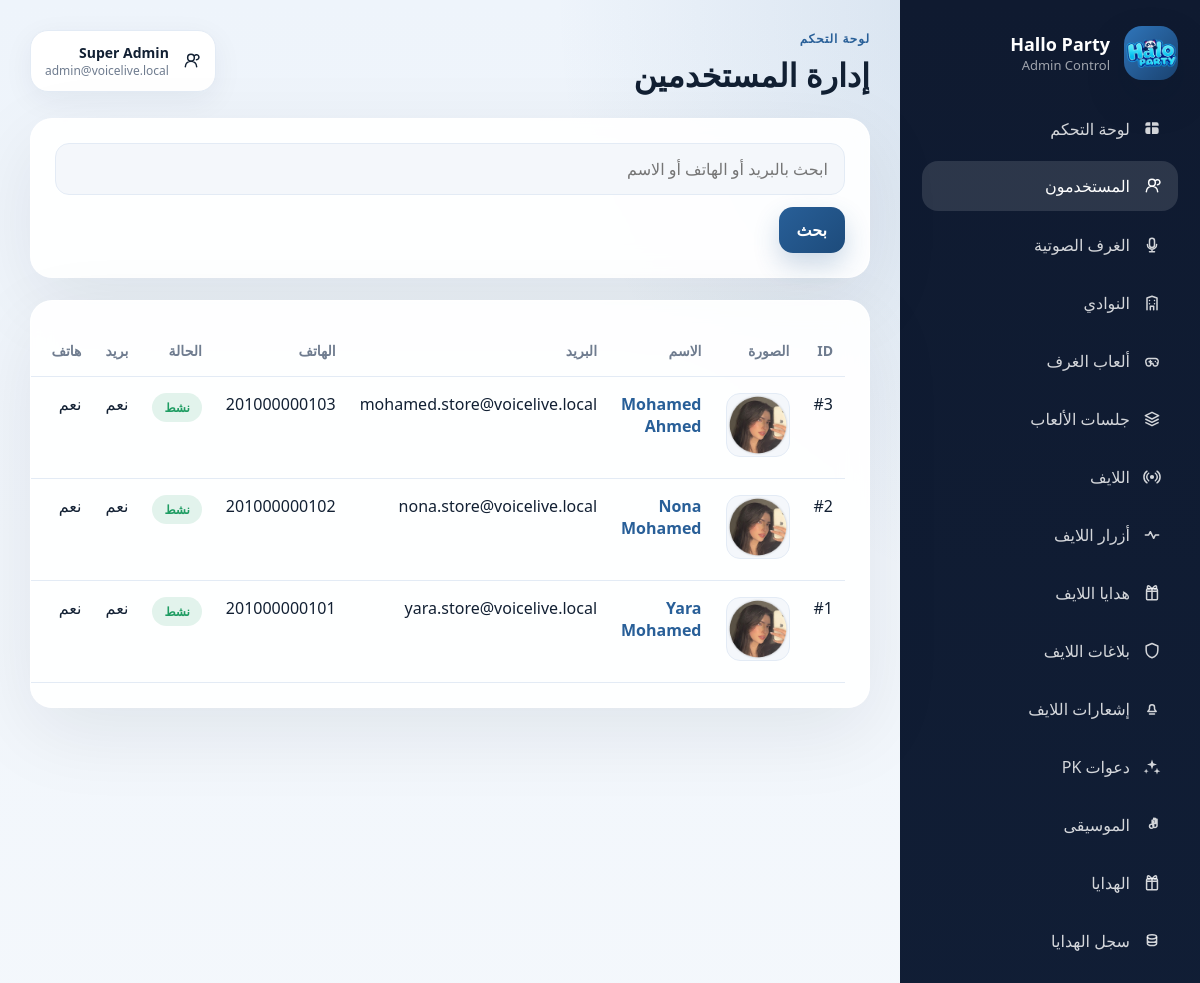
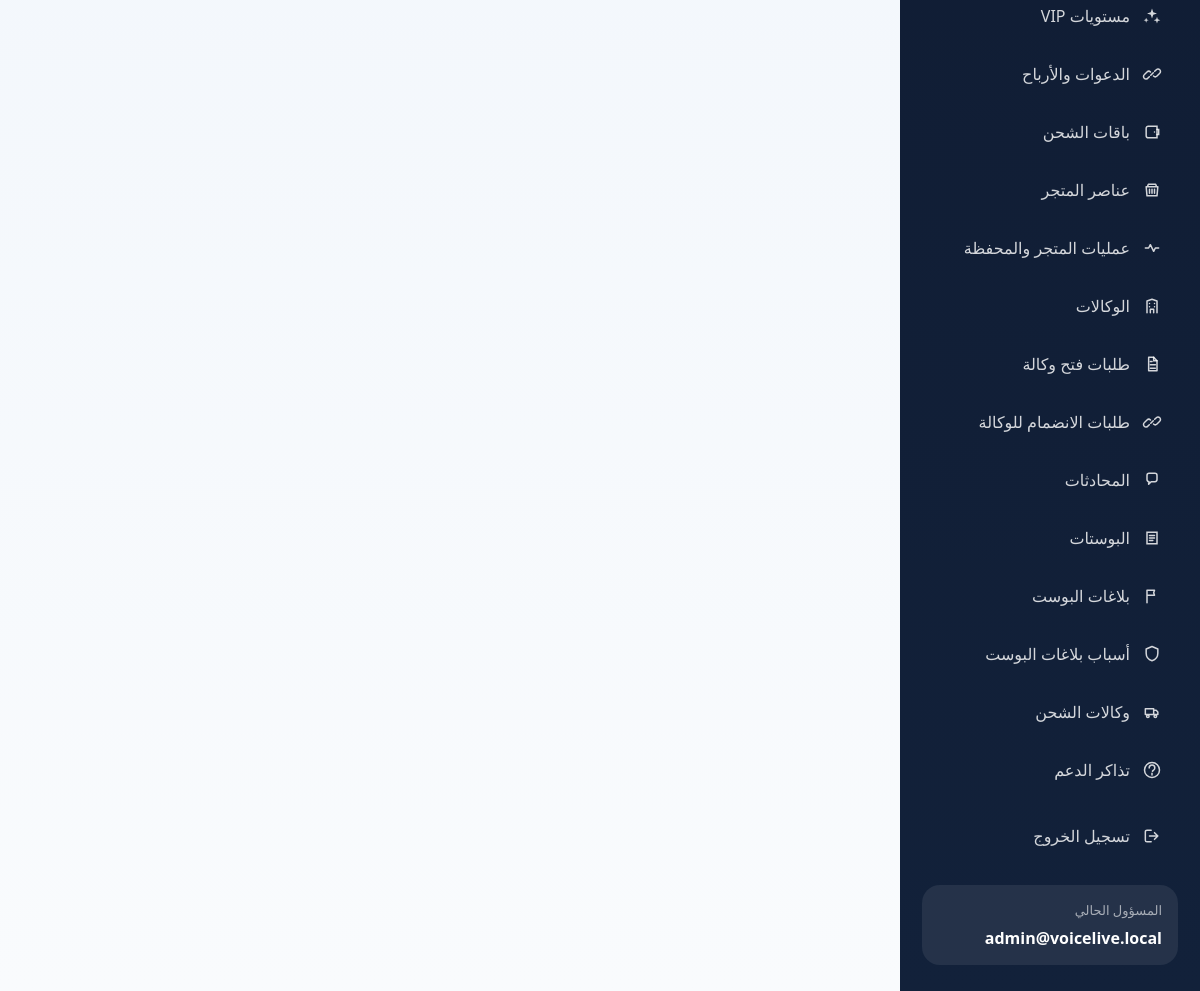
Screenshot of /backend/admin/users.php (signed in) with the database file from the repository (2 pictures, top to bottom).
### tables this page shows
CREATE TABLE IF NOT EXISTS users (
            id INT UNSIGNED AUTO_INCREMENT PRIMARY KEY,
            email VARCHAR(190) NULL UNIQUE,
            phone VARCHAR(32) NULL UNIQUE,
            password_hash VARCHAR(255) NOT NULL,
            nickname VARCHAR(120) NULL,
            birthdate DATE NULL,
            gender VARCHAR(20) NULL,
            country VARCHAR(120) NULL,
            status VARCHAR(20) NOT NULL DEFAULT "active",
            email_verified_at DATETIME NULL,
            phone_verified_at DATETIME NULL,
            created_at DATETIME NOT NULL,
            updated_at DATETIME NOT NULL
        );

### backend/admin/users.php (the view, shortened to what this page needs)
<?php
require_once __DIR__ . '/common.php';
$pdo = admin_pdo();
$search = trim((string) ($_GET['search'] ?? ''));
$sql = 'SELECT * FROM users';
$params = [];
$sql .= ' ORDER BY id DESC';
$statement = $pdo->prepare($sql);
$statement->execute($params);
$users = $statement->fetchAll();
admin_render_header('إدارة المستخدمين', 'users');
?>
<section class="panel">
    <form method="get" class="toolbar">
        <input type="text" name="search" value="<?= htmlspecialchars($search) ?>" placeholder="ابحث بالبريد أو الهاتف أو الاسم">
        <button class="btn btn-primary" type="submit">بحث</button>
    </form>
</section>
<section class="panel table-panel">
    <table class="table">
        <thead>
            <tr>
                <th>ID</th>
                <th>الصورة</th>
                <th>الاسم</th>
                <th>البريد</th>
                <th>الهاتف</th>
                <th>الحالة</th>
                <th>بريد</th>
                <th>هاتف</th>
                <th>إجراءات</th>
            </tr>
        </thead>
        <tbody>
        <?php foreach ($users as $user): ?>
            <tr>
                <td>#<?= (int) $user['id'] ?></td>
                <td><?= admin_render_media_preview((string) ($user['avatar_asset'] ?? ''), (string) ($user['nickname'] ?: 'avatar')) ?></td>
                <td><a href="/admin/user.php?id=<?= (int) $user['id'] ?>"><?= htmlspecialchars((string) ($user['nickname'] ?: 'بدون اسم')) ?></a></td>
                <td><?= htmlspecialchars((string) ($user['email'] ?: '-')) ?></td>
                <td><?= htmlspecialchars((string) ($user['phone'] ?: '-')) ?></td>
                <td>
                    <span class="pill <?= $user['status'] === 'active' ? 'pill-success' : 'pill-danger' ?>">
                        <?= $user['status'] === 'active' ? 'نشط' : 'موقوف' ?>
                    </span>
                </td>
                <td><?= $user['email_verified_at'] ? 'نعم' : 'لا' ?></td>
                <td><?= $user['phone_verified_at'] ? 'نعم' : 'لا' ?></td>
                <td>
                </td>
            </tr>
        <?php endforeach; ?>
        </tbody>
    </table>
</section>
<?php admin_render_footer(); ?>

### backend/admin/common.php (shortened to what this page needs)
<?php
$config = require __DIR__ . '/../config/app.php';
function admin_pdo(): PDO
{
    global $config;
    static $pdo = null;
    if ($pdo instanceof PDO) {
        return $pdo;
    }
    $pdo = Database::connection($config['db']);
    return $pdo;
}
function admin_current_user(): ?array
{
    $statement = admin_pdo()->prepare('SELECT * FROM admins WHERE id = :id LIMIT 1');
    $statement->execute(['id' => $_SESSION['admin_id']]);
    $admin = $statement->fetch();
    return $admin === false ? null : $admin;
}
function admin_brand_name(): string
{
    return 'Hallo Party';
}
function admin_brand_subtitle(): string
{
    return 'Admin Control';
}
function admin_brand_logo_url(): string
{
    return '/app-assets/images/splash_logo.png';
}
function admin_svg_icon(string $name, string $class = 'nav-icon'): string
{
    return sprintf(
        '<svg class="%s" viewBox="0 0 24 24" aria-hidden="true" focusable="false">%s</svg>',
        htmlspecialchars($class, ENT_QUOTES),
        $paths
    );
}
function admin_media_url(?string $path): ?string
{
    $path = trim((string) $path);
    if (str_starts_with($path, 'assets/')) {
        return '/app-assets/' . substr($path, strlen('assets/'));
    }
    return $path[0] === '/' ? $path : '/' . ltrim($path, '/');
}
function admin_render_media_preview(?string $path, string $alt = 'media', string $class = 'table-media-thumb'): string
{
    $url = admin_media_url($path);
    $safeUrl = htmlspecialchars($url, ENT_QUOTES);
    $safeAlt = htmlspecialchars($alt, ENT_QUOTES);
    return sprintf(
        '<a class="media-thumb-link" href="%s" target="_blank" rel="noopener"><img class="%s" src="%s" alt="%s"></a>',
        $safeUrl,
        htmlspecialchars($class, ENT_QUOTES),
        $safeUrl,
        $safeAlt
    );
}
function admin_render_header(string $title, string $active = '', ?string $eyebrow = null): void
{
    $admin = admin_current_user();
    $eyebrowText = $eyebrow ?? 'لوحة التحكم';
    ?>
<!DOCTYPE html>
<html lang="ar" dir="rtl">
<head>
    <link rel="stylesheet" href="/admin/assets/style.css">
</head>
<body>
<div class="admin-shell">
    <aside class="sidebar" id="admin-sidebar">
        <div class="brand">
            <div class="brand-badge">
                <img class="brand-logo-image" src="<?= htmlspecialchars(admin_brand_logo_url(), ENT_QUOTES) ?>" alt="<?= htmlspecialchars(admin_brand_name(), ENT_QUOTES) ?>">
            </div>
            <div>
                <div class="brand-title"><?= htmlspecialchars(admin_brand_name()) ?></div>
                <div class="brand-subtitle"><?= htmlspecialchars(admin_brand_subtitle()) ?></div>
            </div>
        </div>
        <nav class="nav-links">
            <?php foreach (admin_nav_items() as $item): ?>
                <a class="<?= $active === $item['key'] ? 'active' : '' ?>" href="<?= htmlspecialchars($item['href']) ?>">
                    <?= admin_svg_icon((string) $item['icon']) ?>
                    <span><?= htmlspecialchars((string) $item['label']) ?></span>
                </a>
            <?php endforeach; ?>
            <a href="/admin/logout.php" class="nav-logout">
                <?= admin_svg_icon('logout') ?>
                <span>تسجيل الخروج</span>
            </a>
        </nav>
        <?php if ($admin !== null): ?>
            <div class="sidebar-footer">
                <div class="sidebar-footer-label">المسؤول الحالي</div>
                <div class="sidebar-footer-value"><?= htmlspecialchars((string) $admin['email']) ?></div>
            </div>
        <?php endif; ?>
    </aside>
    <main class="content">
        <header class="content-header">
            <div class="content-header-primary">
                <div>
                    <div class="page-eyebrow"><?= htmlspecialchars($eyebrowText) ?></div>
                    <h1><?= htmlspecialchars($title) ?></h1>
                </div>
            </div>
            <?php if ($admin !== null): ?>
                <div class="header-admin-pill">
                    <?= admin_svg_icon('users', 'header-pill-icon') ?>
                    <div>
                        <strong><?= htmlspecialchars((string) ($admin['name'] ?? 'Administrator')) ?></strong>
                        <span><?= htmlspecialchars((string) $admin['email']) ?></span>
                    </div>
                </div>
            <?php endif; ?>
        </header>
<?php
}
function admin_render_footer(): void
{
    ?>
    </main>
</div>
</body>
</html>
<?php
}

### rows the page displays
users: id "3", avatar_asset (picture), nickname "Mohamed Ahmed", email "mohamed.store@voicelive.local", phone "201000000103", status "نشط", shows "نعم"
users: id "2", avatar_asset (picture), nickname "Nona Mohamed", email "nona.store@voicelive.local", phone "201000000102", status "نشط", shows "نعم"
users: id "1", avatar_asset (picture), nickname "Yara Mohamed", email "yara.store@voicelive.local", phone "201000000101", status "نشط", shows "نعم"

### other values shown
admin_brand_name() "Hallo Party"
admin_brand_subtitle() "Admin Control"
$item['label'] "لوحة التحكم"
$item['label'] "المستخدمون"
$item['label'] "الغرف الصوتية"
$item['label'] "النوادي"
$item['label'] "ألعاب الغرف"
$item['label'] "جلسات الألعاب"
$item['label'] "اللايف"
$item['label'] "أزرار اللايف"
$item['label'] "هدايا اللايف"
$item['label'] "بلاغات اللايف"
$item['label'] "إشعارات اللايف"
$item['label'] "دعوات PK"
$item['label'] "الموسيقى"
